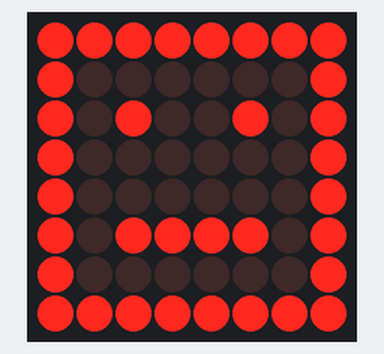
This sketch was run on a simulated Arduino Uno, built with avr-gcc and run on an emulated ATmega328P. Parts: 8×8 LED matrix. Wiring (inferred from the names in the program): LED matrix (orientation assumed): rows pin 14, pin 10, pin 9, pin 12, pin 4, pin 8, pin 5, pin 6; columns pin 11, pin 7, pin 3, pin 15, pin 2, pin 13, pin 16, pin 17.

Above: at 0.1 s.
At 2.8 s:
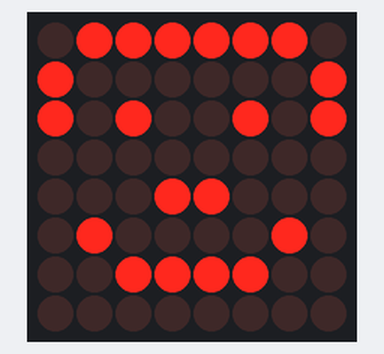
At 7.5 s:
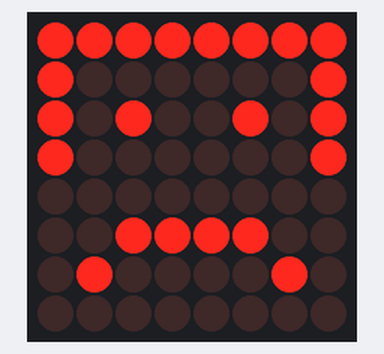
At 14.4 s:
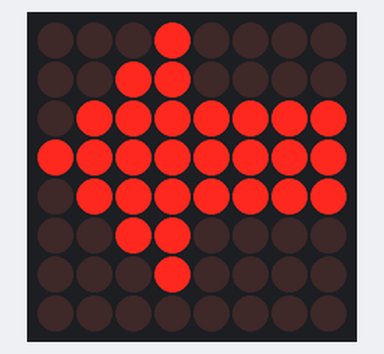

Measured:
- by itself, everything shown: repeats every 17.5 s, in 7 steps
- what the display in image 0 shows lasts 2.7 s, from 0.1 s to 2.8 s
- what the display in image 1 shows lasts 2.3 s, from 2.8 s to 5.1 s
- what the display in image 3 shows lasts 3.1 s, from 14.4 s to 17.5 s

The sketch:

Arduino_8x8.ino
```cpp
// Pins
// Fill in the pins you used on your own setup.
// WARNING: Make sure you have resistors connected between the rows and the arduino.

#define ROW_1 14
#define ROW_2 10
#define ROW_3 9
#define ROW_4 12
#define ROW_5 4
#define ROW_6 8
#define ROW_7 5
#define ROW_8 6

#define COL_1 11
#define COL_2 7
#define COL_3 3
#define COL_4 15
#define COL_5 2
#define COL_6 13
#define COL_7 16
#define COL_8 17

const byte rows[] = {
  ROW_1, ROW_2, ROW_3, ROW_4, ROW_5, ROW_6, ROW_7, ROW_8
};

const byte cols[] = {
  COL_1, COL_2, COL_3, COL_4, COL_5, COL_6, COL_7, COL_8
};

// The display buffer
// It's prefilled with a smiling face (1 = ON, 0 = OFF)
const byte smile[8] = {
  B01111110,
  B10000001,
  B10100101,
  B00000000,
  B00011000,
  B01000010,
  B00111100,
  B00000000};
const byte nutral[8] = {
  B11111111,
  B10000001,
  B10100101,
  B10000001,
  B10000001,
  B10111101,
  B10000001,
  B11111111};
const byte angry[8] = {
  B11111111,
  B10000001,
  B10100101,
  B10000001,
  B00000000,
  B00111100,
  B01000010,
  B00000000};
const byte arrow[8] = {
  B00010000,
  B00110000,
  B01111111,
  B11111111,
  B01111111,
  B00110000,
  B00010000,
  B00000000
};

float timeCount = 0;

void setup() {
  // Open serial port
  Serial.begin(9600);

  // Set all used pins to OUTPUT
  // This is very important! If the pins are set to input
  // the display will be very dim.
  for (byte i = 2; i <= 17; i++)
    pinMode(i, OUTPUT);
}

void loop() {
  // This could be rewritten to not use a delay, which would make it appear brighter
  delay(1);
  timeCount += 1;
  if (timeCount <  200) {
    drawScreen(nutral);
  } else if (timeCount <  230) {
    // do nothing
  } else if (timeCount <  400) {
    drawScreen(smile);
  } else if (timeCount <  430) {
    // nothing
  } else if (timeCount <  600) {
    drawScreen(nutral);
  } else if (timeCount <  630) {
    // nothing
  } else if (timeCount <  800) {
    drawScreen(angry);
  } else if (timeCount <  830) {
    // nothing
  } else if (timeCount <  1000) {
    drawScreen(smile);
  } else if (timeCount <  1030) {
    // nothing
  } else if (timeCount <  1200) {
    drawScreen(angry);
  } else if (timeCount <  1230) {
    // nothing
  } else if (timeCount <  1460) {
    drawScreen(arrow);
  } else if (timeCount <  1490) {
    // nothing
  } else {
    // back to the start
    timeCount = 0;
  }
}
void  drawScreen(byte buffer2[]) {
  // Turn on each row in series
  for (byte i = 0; i < 8; i++) {
    setColumns(buffer2[i]);     // Set columns for this specific row
    digitalWrite(rows[i], LOW); // If your matrix is row anode set this to HIGH
    delayMicroseconds(1500);    // Set this to 50 or 100 if you want to see the multiplexing effect!
    digitalWrite(rows[i], HIGH);
  }
}


void setColumns(byte b) {
  for(int i = 0; i<8; i++){
    digitalWrite(cols[i], (b >> 7-i) & 0x01); // Get the "7-i" bit: 00000001 (for i = 0)
    }
  // If the polarity of your matrix is the opposite of mine
  // add the '~' above (~b >> i).
}
```
